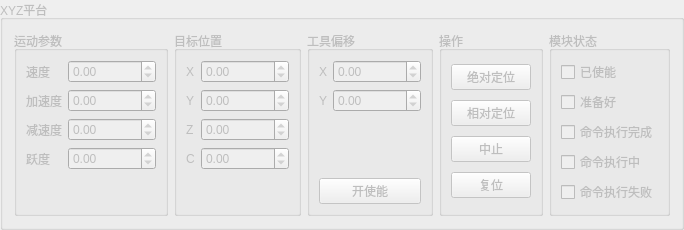
        <widget class="QGroupBox" name="groupBox_22">
         <property name="enabled">
          <bool>false</bool>
         </property>
         <property name="title">
          <string>XYZ平台</string>
         </property>
         <layout class="QHBoxLayout" name="horizontalLayout_3">
          <item>
           <widget class="QGroupBox" name="groupBox_25">
            <property name="title">
             <string>运动参数</string>
            </property>
            <layout class="QFormLayout" name="formLayout_2">
             <item row="0" column="0">
              <widget class="QLabel" name="lbHomeStatus_109">
               <property name="text">
                <string>速度</string>
               </property>
              </widget>
             </item>
             <item row="0" column="1">
              <widget class="QDoubleSpinBox" name="txIntpRefVel">
               <property name="readOnly">
                <bool>false</bool>
               </property>
               <property name="decimals">
                <number>2</number>
               </property>
               <property name="minimum">
                <double>-999999.000000000000000</double>
               </property>
               <property name="maximum">
                <double>999999.989999999990687</double>
               </property>
               <property name="value">
                <double>0.000000000000000</double>
               </property>
              </widget>
             </item>
             <item row="1" column="0">
              <widget class="QLabel" name="lbHomeStatus_100">
               <property name="text">
                <string>加速度</string>
               </property>
              </widget>
             </item>
             <item row="1" column="1">
              <widget class="QDoubleSpinBox" name="txIntpRefAcc">
               <property name="readOnly">
                <bool>false</bool>
               </property>
               <property name="decimals">
                <number>2</number>
               </property>
               <property name="minimum">
                <double>-999999.000000000000000</double>
               </property>
               <property name="maximum">
                <double>999999.989999999990687</double>
               </property>
               <property name="value">
                <double>0.000000000000000</double>
               </property>
              </widget>
             </item>
             <item row="2" column="0">
              <widget class="QLabel" name="lbHomeStatus_104">
               <property name="text">
                <string>减速度</string>
               </property>
              </widget>
             </item>
             <item row="2" column="1">
              <widget class="QDoubleSpinBox" name="txIntpRefDec">
               <property name="readOnly">
                <bool>false</bool>
               </property>
               <property name="decimals">
                <number>2</number>
               </property>
               <property name="minimum">
                <double>-999999.000000000000000</double>
               </property>
               <property name="maximum">
                <double>999999.989999999990687</double>
               </property>
               <property name="value">
                <double>0.000000000000000</double>
               </property>
              </widget>
             </item>
             <item row="3" column="0">
              <widget class="QLabel" name="lbHomeStatus_108">
               <property name="text">
                <string>跃度</string>
               </property>
              </widget>
             </item>
             <item row="3" column="1">
              <widget class="QDoubleSpinBox" name="txIntpRefJerk">
               <property name="readOnly">
                <bool>false</bool>
               </property>
               <property name="decimals">
                <number>2</number>
               </property>
               <property name="minimum">
                <double>-999999.000000000000000</double>
               </property>
               <property name="maximum">
                <double>999999.989999999990687</double>
               </property>
               <property name="value">
                <double>0.000000000000000</double>
               </property>
              </widget>
             </item>
            </layout>
           </widget>
          </item>
          <item>
           <widget class="QGroupBox" name="groupBox_23">
            <property name="title">
             <string>目标位置</string>
            </property>
            <layout class="QFormLayout" name="formLayout">
             <item row="0" column="0">
              <widget class="QLabel" name="lbHomeStatus_81">
               <property name="text">
                <string>X</string>
               </property>
              </widget>
             </item>
             <item row="0" column="1">
              <widget class="QDoubleSpinBox" name="txIntpRefPosX">
               <property name="readOnly">
                <bool>false</bool>
               </property>
               <property name="decimals">
                <number>2</number>
               </property>
               <property name="minimum">
                <double>-999999.000000000000000</double>
               </property>
               <property name="maximum">
                <double>999999.989999999990687</double>
               </property>
               <property name="value">
                <double>0.000000000000000</double>
               </property>
              </widget>
             </item>
             <item row="1" column="0">
              <widget class="QLabel" name="lbHomeStatus_106">
               <property name="text">
                <string>Y</string>
               </property>
              </widget>
             </item>
             <item row="1" column="1">
              <widget class="QDoubleSpinBox" name="txIntpRefPosY">
               <property name="readOnly">
                <bool>false</bool>
               </property>
               <property name="decimals">
                <number>2</number>
               </property>
               <property name="minimum">
                <double>-999999.000000000000000</double>
               </property>
               <property name="maximum">
                <double>999999.989999999990687</double>
               </property>
               <property name="value">
                <double>0.000000000000000</double>
               </property>
              </widget>
             </item>
             <item row="2" column="0">
              <widget class="QLabel" name="lbHomeStatus_101">
               <property name="text">
                <string>Z</string>
               </property>
              </widget>
             </item>
             <item row="2" column="1">
              <widget class="QDoubleSpinBox" name="txIntpRefPosZ">
               <property name="readOnly">
                <bool>false</bool>
               </property>
               <property name="decimals">
                <number>2</number>
               </property>
               <property name="minimum">
                <double>-999999.000000000000000</double>
               </property>
               <property name="maximum">
                <double>999999.989999999990687</double>
               </property>
               <property name="value">
                <double>0.000000000000000</double>
               </property>
              </widget>
             </item>
             <item row="3" column="0">
              <widget class="QLabel" name="lbHomeStatus_99">
               <property name="text">
                <string>C</string>
               </property>
              </widget>
             </item>
             <item row="3" column="1">
              <widget class="QDoubleSpinBox" name="txIntpRefPosC">
               <property name="readOnly">
                <bool>false</bool>
               </property>
               <property name="decimals">
                <number>2</number>
               </property>
               <property name="minimum">
                <double>-999999.000000000000000</double>
               </property>
               <property name="maximum">
                <double>999999.989999999990687</double>
               </property>
               <property name="value">
                <double>0.000000000000000</double>
               </property>
              </widget>
             </item>
            </layout>
           </widget>
          </item>
          <item>
           <widget class="QGroupBox" name="groupBox_26">
            <property name="title">
             <string>工具偏移</string>
            </property>
            <layout class="QGridLayout" name="gridLayout_11">
             <item row="1" column="0">
              <widget class="QLabel" name="lbHomeStatus_110">
               <property name="text">
                <string>Y</string>
               </property>
              </widget>
             </item>
             <item row="3" column="0" colspan="2">
              <widget class="QPushButton" name="btIntpPowerOn">
               <property name="text">
                <string>开使能</string>
               </property>
               <property name="checkable">
                <bool>true</bool>
               </property>
              </widget>
             </item>
             <item row="0" column="1">
              <widget class="QDoubleSpinBox" name="txIntpRefOffsetX">
               <property name="readOnly">
                <bool>false</bool>
               </property>
               <property name="decimals">
                <number>2</number>
               </property>
               <property name="minimum">
                <double>-999999.000000000000000</double>
               </property>
               <property name="maximum">
                <double>999999.989999999990687</double>
               </property>
               <property name="value">
                <double>0.000000000000000</double>
               </property>
              </widget>
             </item>
             <item row="0" column="0">
              <widget class="QLabel" name="lbHomeStatus_111">
               <property name="text">
                <string>X</string>
               </property>
              </widget>
             </item>
             <item row="1" column="1">
              <widget class="QDoubleSpinBox" name="txIntpRefOffsetY">
               <property name="readOnly">
                <bool>false</bool>
               </property>
               <property name="decimals">
                <number>2</number>
               </property>
               <property name="minimum">
                <double>-999999.000000000000000</double>
               </property>
               <property name="maximum">
                <double>999999.989999999990687</double>
               </property>
               <property name="value">
                <double>0.000000000000000</double>
               </property>
              </widget>
             </item>
             <item row="2" column="1">
              <spacer name="verticalSpacer_6">
               <property name="orientation">
                <enum>Qt::Vertical</enum>
               </property>
               <property name="sizeHint" stdset="0">
                <size>
                 <width>20</width>
                 <height>40</height>
                </size>
               </property>
              </spacer>
             </item>
            </layout>
           </widget>
          </item>
          <item>
           <widget class="QGroupBox" name="groupBox_30">
            <property name="title">
             <string>操作</string>
            </property>
            <layout class="QVBoxLayout" name="verticalLayout_6">
             <item>
              <widget class="QPushButton" name="btIntpMvAbs">
               <property name="text">
                <string>绝对定位</string>
               </property>
              </widget>
             </item>
             <item>
              <widget class="QPushButton" name="btIntpMvRel">
               <property name="text">
                <string>相对定位</string>
               </property>
              </widget>
             </item>
             <item>
              <widget class="QPushButton" name="btIntpMvHalt">
               <property name="text">
                <string>中止</string>
               </property>
              </widget>
             </item>
             <item>
              <widget class="QPushButton" name="btIntpMvReset">
               <property name="text">
                <string>复位</string>
               </property>
              </widget>
             </item>
            </layout>
           </widget>
          </item>
          <item>
           <widget class="QGroupBox" name="groupBox_29">
            <property name="title">
             <string>模块状态</string>
            </property>
            <layout class="QVBoxLayout" name="verticalLayout_7">
             <item>
              <widget class="QCheckBox" name="ckIntpPowerOn">
               <property name="text">
                <string>已使能</string>
               </property>
              </widget>
             </item>
             <item>
              <widget class="QCheckBox" name="ckIntpReady">
               <property name="enabled">
                <bool>false</bool>
               </property>
               <property name="text">
                <string>准备好</string>
               </property>
              </widget>
             </item>
             <item>
              <widget class="QCheckBox" name="ckIntpDone">
               <property name="enabled">
                <bool>false</bool>
               </property>
               <property name="text">
                <string>命令执行完成</string>
               </property>
              </widget>
             </item>
             <item>
              <widget class="QCheckBox" name="ckIntpBusy">
               <property name="enabled">
                <bool>false</bool>
               </property>
               <property name="text">
                <string>命令执行中</string>
               </property>
              </widget>
             </item>
             <item>
              <widget class="QCheckBox" name="ckIntpError">
               <property name="enabled">
                <bool>false</bool>
               </property>
               <property name="text">
                <string>命令执行失败</string>
               </property>
              </widget>
             </item>
            </layout>
           </widget>
          </item>
         </layout>
        </widget>
